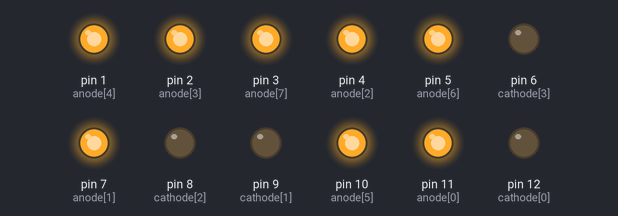
A sketch run on a simulated Arduino Uno, built with avr-gcc and run on an emulated ATmega328P. On the bench: output pins drawn as LEDs (lit = HIGH).

Above: at 0.1 s.
Timing chart, 0 to 1.6 s (numbered marks = the images above):
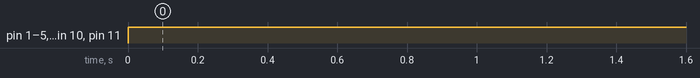

Measured:
- by itself, pin 1 (anode[4]), pin 2 (anode[3]), pin 3 (anode[7]), pin 4 (anode[2]), pin 5 (anode[6]), pin 7 (anode[1]), pin 10 (anode[5]), pin 11 (anode[0]): LOW → HIGH at 0.00 s

The sketch:

seven-segment_test.ino
```cpp
const int anode[] = {11, 7, 4, 2, 1, 10, 5, 3};
const int cathode[] = {12, 9, 8, 6};

void setup() {
  for (int i=0; i<8; i++) pinMode(anode[i], OUTPUT);
  for (int i=0; i<4; i++) pinMode(cathode[i], OUTPUT);
}

void loop() {
  for (int i=0; i<4; i++) digitalWrite(cathode[i], LOW);
  //digitalWrite(anode[0], HIGH);
  for (int i=0; i<8; i++) digitalWrite(anode[i], HIGH);
}
```
